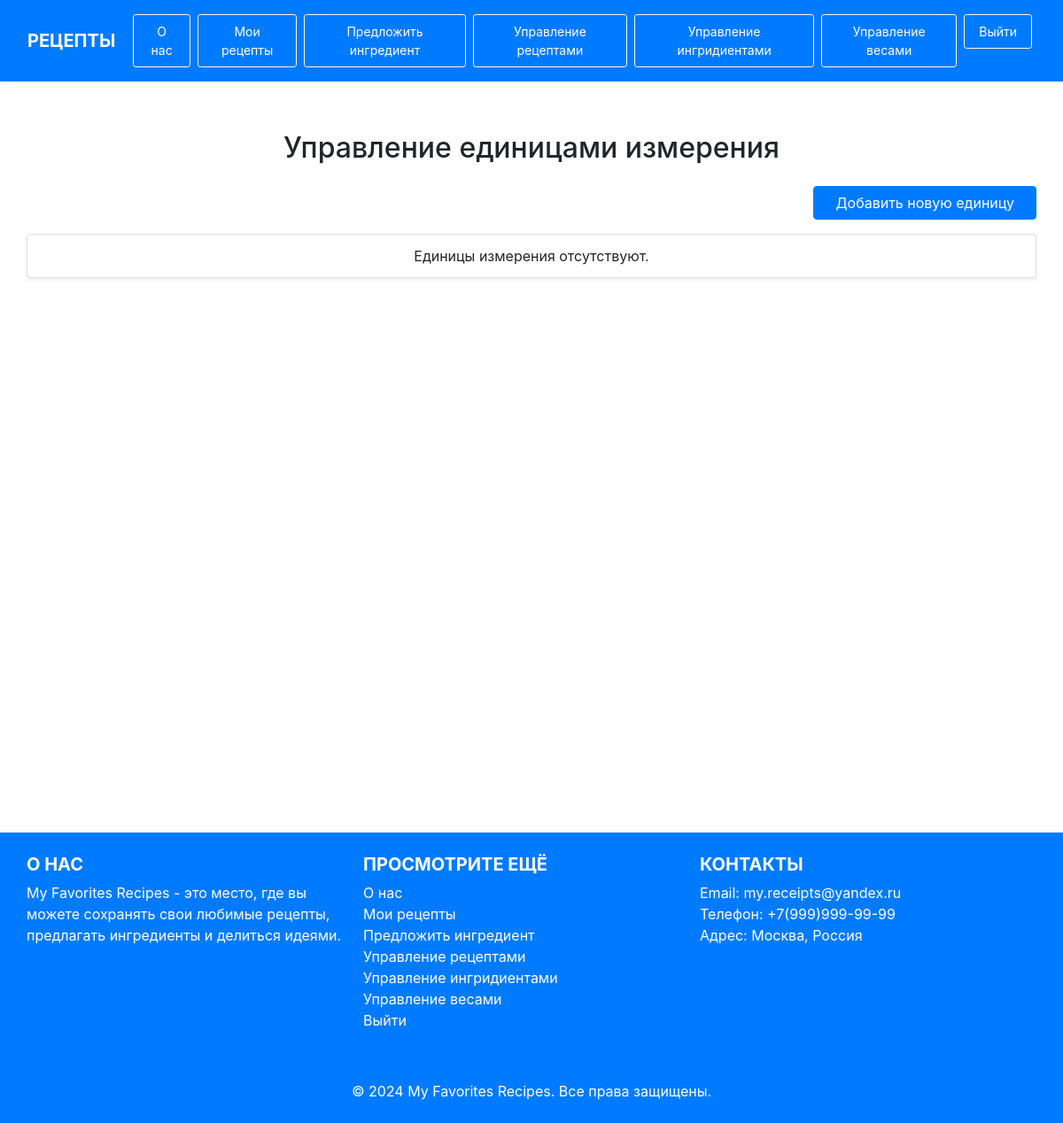
The app's page /manage-units/ (signed in), older data.
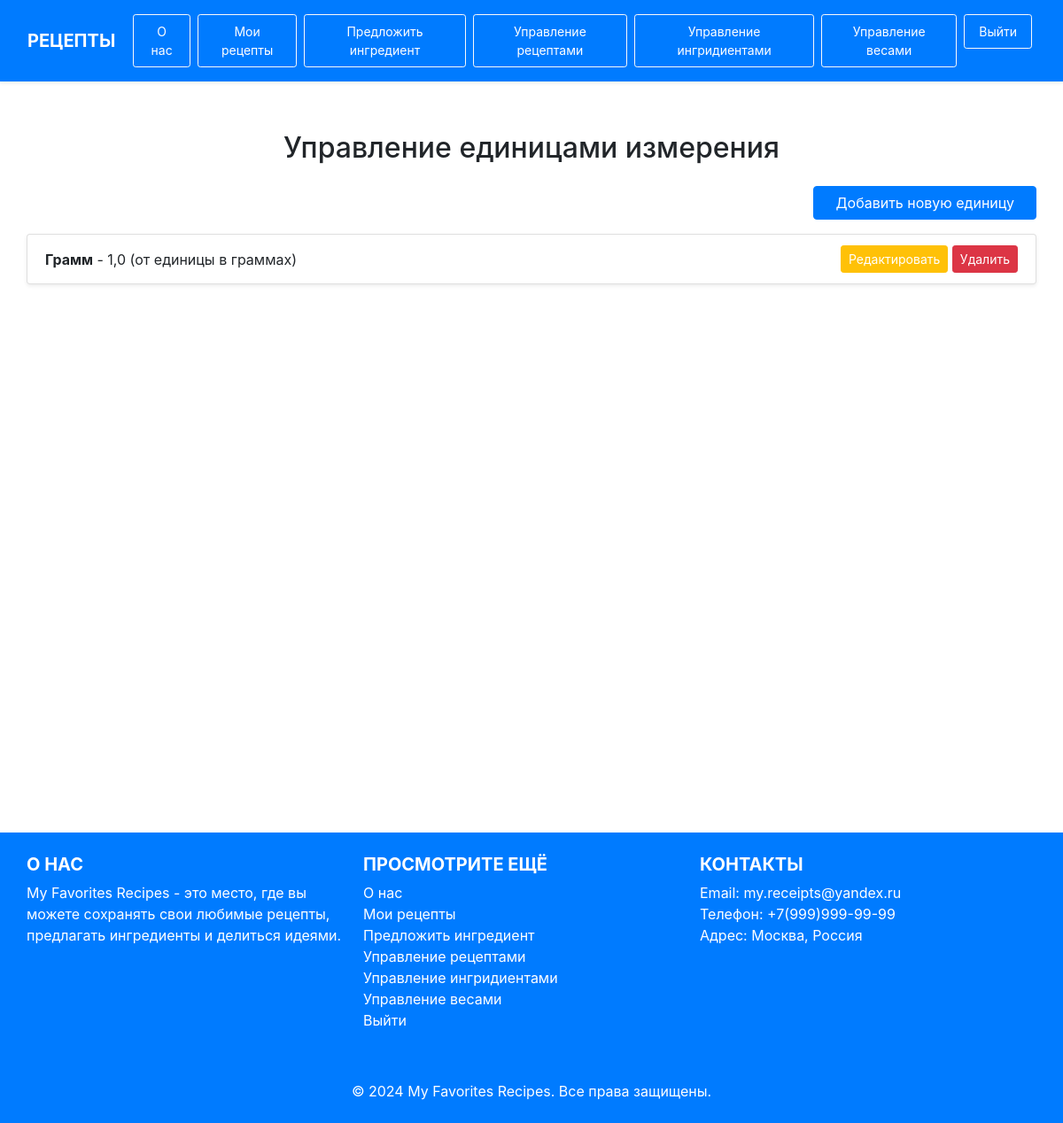
The same page, newer data.
### recipe_catalog/models.py (models this page shows, shortened)
class Unit(models.Model):
    name = models.CharField(max_length=20)
    conversion_to_grams = models.FloatField(
        validators=[MinValueValidator(0.1, 'Коэффициент преобразования в граммы должен быть не меньше нуля.')]
    )
    author = models.ForeignKey(User, on_delete=models.CASCADE)
    class Meta:
        constraints = [
            models.UniqueConstraint(fields=['name', 'author'], name='unique_unit_per_user')
        ]

### recipe_catalog/views/unit.py (the view)
# urls.py: path('manage-units/', manage_units, name='manage-units'),
@login_required
def manage_units(request):
    user_units = Unit.objects.filter(author=request.user)
    return render(request, templates['manage_units_page'], {
        'units': user_units
    })

### recipe_catalog/constants.py (called while the page is built)
    def __getitem__(self, key):
        return self.templates.get(key)

### templates/recipe_catalog/manage-units.html (shortened to what this page needs)
{% extends '../layout/layout.html' %}
{% block content %}
<div class="container mt-4 p-0">
    <h2 class="text-center mb-4">Управление единицами измерения</h2>
    <div class="d-flex justify-content-end mb-3">
        <a href="{% url 'add-unit' %}" class="btn btn-primary px-4 text-white">Добавить новую единицу</a>
    </div>
    <ul class="list-group shadow-sm">
        {% for unit in units %}
        <li class="list-group-item d-flex justify-content-between align-items-center ">
            <div>
                <strong>{{ unit.name }}</strong> - {{ unit.conversion_to_grams }} (от единицы в граммах)
            </div>
            <div>
                <a href="{% url 'edit-unit' unit.pk %}" class="btn btn-warning btn-sm text-white">Редактировать</a>
                <a href="{% url 'delete-unit' unit.pk %}" class="btn btn-danger btn-sm text-white">Удалить</a>
            </div>
        </li>
        {% empty %}
        <li class="list-group-item text-center">Единицы измерения отсутствуют.</li>
        {% endfor %}
    </ul>
</div>
{% endblock %}

### templates/layout/layout.html (shortened to what this page needs)
<!DOCTYPE html>
<html lang="en">
<head>
    {% load static %}
    <link rel="stylesheet" href="https://maxcdn.bootstrapcdn.com/bootstrap/4.5.2/css/bootstrap.min.css">
    <link rel="stylesheet" href="https://maxcdn.bootstrapcdn.com/bootstrap/4.5.2/css/bootstrap-theme.min.css">
    <link rel="stylesheet" href="{% static "css/styles.css" %}" />
</head>
<body>
    {% include 'layout/header.html' %}
    <main class="container">
        {% block content %}{% endblock %}
    </main>
    {% include 'layout/footer.html' %}
</body>
</html>

### templates/layout/header.html (shortened to what this page needs)
<header>
    <nav class="navbar navbar-expand-lg navbar-dark bg-primary py-3 shadow-sm mb-4">
        <div class="container-fluid">
            <a class="navbar-brand font-weight-bold text-uppercase" href="{% url 'main' %}">
                РЕЦЕПТЫ
            </a>
            <div class="collapse navbar-collapse" id="navbarNav">
                <ul class="navbar-nav ml-auto">
                    <li class="nav-item gap-3">
                        <a class="nav-link text-white btn btn-outline-light btn-sm px-3 mx-1 hover-effect-btn-active" href="{% url 'about-us' %}">О нас</a>
                    </li>
                    {% if user.is_authenticated %}
                        <li class="nav-item">
                            <a class="nav-link text-white btn btn-outline-light btn-sm px-3 mx-1 hover-effect-btn-active" href="{% url 'your-recipes' %}">Мои рецепты</a>
                        </li>
                        <li class="nav-item">
                            <a class="nav-link text-white btn btn-outline-light btn-sm px-3 mx-1 hover-effect-btn-active" href="{% url 'add-ingredient' %}">Предложить ингредиент</a>
                        </li>
                        <li class="nav-item">
                            <a class="nav-link text-white btn btn-outline-light btn-sm px-3 mx-1 hover-effect-btn-active" href="{% url 'manage-recipes' %}">Управление рецептами</a>
                        </li>
                        <li class="nav-item">
                            <a class="nav-link text-white btn btn-outline-light btn-sm px-3 mx-1 hover-effect-btn-active" href="{% url 'manage-ingredients' %}">Управление ингридиентами</a>
                        </li>
                        <li class="nav-item">
                            <a class="nav-link text-white btn btn-outline-light btn-sm px-3 mx-1 hover-effect-btn-active" href="{% url 'manage-units' %}">Управление весами</a>
                        </li>
                        <li class="nav-item">
                            <a class="nav-link text-white btn btn-outline-light btn-sm px-3 mx-1 hover-effect-btn-active" href="{% url 'logout' %}">Выйти</a>
                        </li>
                    {% endif %}
                </ul>
            </div>
        </div>
    </nav>
</header>

### templates/layout/footer.html (shortened to what this page needs)
<footer class="bg-primary text-white py-4 mt-4">
    <div class="container">
        <div class="row text-center text-md-left">
            <div class="col-md-4 mb-3" style="padding-left: 0px;">
                <h5 class="font-weight-bold text-uppercase">О нас</h5>
                <p>
                    My Favorites Recipes - это место, где вы можете сохранять свои любимые рецепты, предлагать ингредиенты и делиться идеями.
                </p>
            </div>
            <div class="col-md-4 mb-3" style="padding-left: 0px;">
                <h5 class="font-weight-bold text-uppercase">Просмотрите ещё</h5>
                <ul class="list-unstyled">
                    <li>
                        <a href="{% url 'about-us' %}" class="text-white text-decoration-none">О нас</a>
                    </li>
                    {% if user.is_authenticated %}
                        <li>
                            <a href="{% url 'your-recipes' %}" class="text-white text-decoration-none">Мои рецепты</a>
                        </li>
                        <li>
                            <a href="{% url 'add-ingredient' %}" class="text-white text-decoration-none">Предложить ингредиент</a>
                        </li>
                        <li>
                            <a href="{% url 'manage-recipes' %}" class="text-white text-decoration-none">Управление рецептами</a>
                        </li>
                        <li>
                            <a href="{% url 'manage-ingredients' %}" class="text-white text-decoration-none">Управление ингридиентами</a>
                        </li>
                        <li>
                            <a href="{% url 'manage-units' %}" class="text-white text-decoration-none">Управление весами</a>
                        </li>
                        <li>
                            <a href="{% url 'logout' %}" class="text-white text-decoration-none">Выйти</a>
                        </li>
                    {% endif %}
                </ul>
            </div>
            <div class="col-md-4 mb-3" style="padding-left: 0px;">
                <h5 class="font-weight-bold text-uppercase">Контакты</h5>
                <ul class="list-unstyled">
                    <li>Email: <a href="mailto:my.receipts@yandex.ru" class="text-white text-decoration-none">my.receipts@yandex.ru</a></li>
                    <li>Телефон: <a href="tel:+7(999)999-99-99" class="text-white text-decoration-none">+7(999)999-99-99</a></li>
                    <li>Адрес: Москва, Россия</li>
                </ul>
            </div>
        </div>
        <div class="row mt-4">
            <div class="col text-center">
                <p class="mb-0">&copy; 2024 My Favorites Recipes. Все права защищены.</p>
            </div>
        </div>
    </div>
</footer>

### recipe_catalog/static/css/styles.css (style rules this page uses)
body, html { height: 100%; margin: 0; }
main.container { min-height: 100vh; max-width: 1140px; margin: 0 auto; padding: 0; display: flex; flex-direction: column; }

Row changes from the older to the newer data that the page shows:
added Unit: name "Грамм", conversion_to_grams "1,0"
Text that changed along with them:
text no longer shown: "Единицы измерения отсутствуют."
